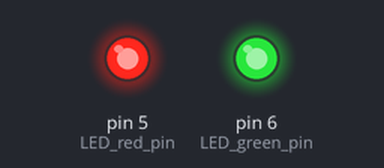
Bench run of a sketch on a simulated Arduino Uno, built with avr-gcc and run on an emulated ATmega328P. On the bench: output pins drawn as LEDs (lit = HIGH).

Above: at 0.1 s.
Timing chart, 0 to 1.6 s (numbered marks = the images above):
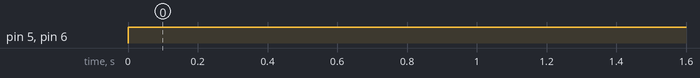

The sketch:

switch_diodes.ino
```cpp
int LED_red_pin = 5;
int LED_green_pin = 6;

void switch_diodes();

void setup() {
  Serial.begin(9600);
  pinMode(LED_red_pin,OUTPUT);
  pinMode(LED_green_pin,OUTPUT);

}


void loop() {
	switch_diodes();
}


void switch_diodes(){

  digitalWrite(LED_red_pin, HIGH);
  digitalWrite(LED_green_pin, HIGH);
  delay(1000);

  digitalWrite(LED_green_pin, HIGH);
  digitalWrite(LED_red_pin, HIGH);
  delay(1000);
}
```

Measured:
- by itself, pin 5 (LED_red_pin), pin 6 (LED_green_pin): LOW → HIGH at 0.00 s
